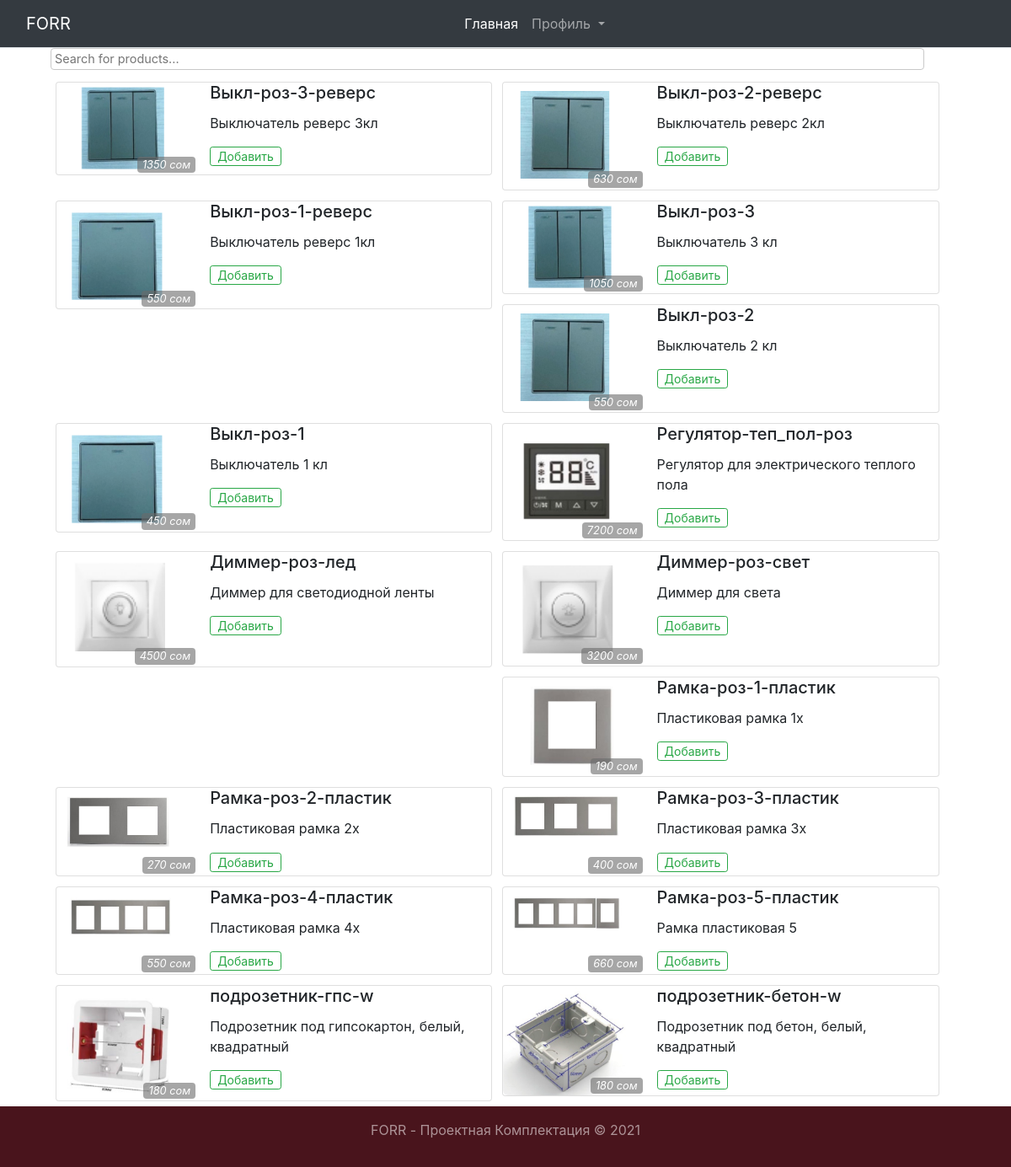
Screenshot of /products/ with the database file from the repository.
### main/models.py (models this page shows, shortened)
class Promotions(models.Model):
    product = models.OneToOneField(Product, on_delete=models.CASCADE, verbose_name="Пром-товар", null=True, blank=True)
    quantity = models.IntegerField(default=1)

class Product(models.Model):
    image = models.ImageField(upload_to='lumens/', verbose_name='Фото')
    code = models.CharField(max_length=100, verbose_name='Артикул')
    info = models.TextField(verbose_name='Описание')
    price = models.IntegerField()
    brand = models.ForeignKey('Brand', on_delete=models.PROTECT, null=True, blank=True,  verbose_name='Бренд')
    def __str__(self):
        return self.code

### main/views.py (the view)
# urls.py: path('products/', showroom, name='showroom'),
def showroom(request):
    ctx = {
        'products': []
    }
    ctx['products'] = Promotions.objects.all()
    return render(request, 'products.html', ctx)

### main/models.py (called while the page is built)
    def __str__(self) -> str:
        return self.name

### templates/products.html (shortened to what this page needs)
{% extends 'parts/base.html' %}
{% load static %}
{% load math_filters %}
{% load cache %}
{% load humanize %}
{% block content %}
    <div class='container'>
        <input type="text" id="filterInput" placeholder="Search for products...">
        <div class="product-list">
            <ul class="list-unstyled">
                {% for prod in products %}
                <li class="product-item" data-name="{{ prod.product }}">
                    <div class="card product-price-card">
                        <div class="row g-0">
                          <div class="col-4">
                            <img class="img-fluid rounded-start" src="{{prod.product.image.url}}" alt="Product Image">
                            <small class="price-badge"> {{ prod.product.price}} сом </small>
                          </div>
                          <div class="col-8">
                            <div class="card-body m-0 p-0">
                              <h5 class="card-title">{{prod.product}}  </h5>
                              <p class="card-text">{{prod.product.info}}</p>
                              <button class='btn btn-sm btn-outline-success mb-1 py-0 px-2'
                            onclick="addToCart('{{ prod.product.code }}', '{{ prod.product.info }}', '{{ prod.product.image.url }}', '{{ prod.product.price }}', '{{ prod.product.code }}', '{{prod.product.brand}}')">
                            Добавить
                            </button>
                            </div>
                          </div>
                        </div>
                      </div>
                </li>
                {% endfor%}
            </ul>
        </div>
    </div>
{% endblock %}

### main/static/css/print.css (style rules this page uses)
.product-price-card { width: 48%; height: 100px; float: left; margin: 6px; }
.price-badge { position: absolute; bottom: 2px; right: 2px; padding: 0px 6px; border-radius: 4px; border: none; color: white; background: rgba(108, 108, 108, 0.6); font-style: italic; font-size: 0.8em; }
.product-list { max-height: 100vh; overflow-y: scroll; }
#filterInput { font-size: 0.9em; border-radius: 4px; border: solid 1px rgb(201, 201, 201); padding-left: 4px; width: 96%; }

### rows the page displays
Promotions: product.image (picture), product.price "1350", product "Выкл-роз-3-реверс", product.info "Выключатель реверс 3кл"
Promotions: product.image (picture), product.price "630", product "Выкл-роз-2-реверс", product.info "Выключатель реверс 2кл"
Promotions: product.image (picture), product.price "550", product "Выкл-роз-1-реверс", product.info "Выключатель реверс 1кл"
Promotions: product.image (picture), product.price "1050", product "Выкл-роз-3", product.info "Выключатель 3 кл"
Promotions: product.image (picture), product.price "550", product "Выкл-роз-2", product.info "Выключатель 2 кл"
Promotions: product.image (picture), product.price "450", product "Выкл-роз-1", product.info "Выключатель 1 кл"
Promotions: product.image (picture), product.price "7200", product "Регулятор-теп_пол-роз", product.info "Регулятор для электрического теплого пола"
Promotions: product.image (picture), product.price "4500", product "Диммер-роз-лед", product.info "Диммер для светодиодной ленты"
Promotions: product.image (picture), product.price "3200", product "Диммер-роз-свет", product.info "Диммер для света"
Promotions: product.image (picture), product.price "190", product "Рамка-роз-1-пластик", product.info "Пластиковая рамка 1х"
Promotions: product.image (picture), product.price "270", product "Рамка-роз-2-пластик", product.info "Пластиковая рамка 2х"
Promotions: product.image (picture), product.price "400", product "Рамка-роз-3-пластик", product.info "Пластиковая рамка 3х"
Promotions: product.image (picture), product.price "550", product "Рамка-роз-4-пластик", product.info "Пластиковая рамка 4х"
Promotions: product.image (picture), product.price "660", product "Рамка-роз-5-пластик", product.info "Рамка пластиковая 5"
Promotions: product.image (picture), product.price "180", product "подрозетник-гпс-w", product.info "Подрозетник под гипсокартон, белый, квадратный"
Promotions: product.image (picture), product.price "180", product "подрозетник-бетон-w", product.info "Подрозетник под бетон, белый, квадратный"
